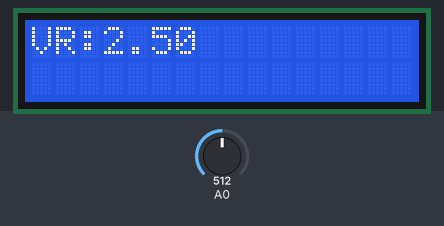
Recording of a sketch running on a simulated Arduino Uno, built with avr-gcc and run on an emulated ATmega328P. Shown: 16×2 character LCD. The test bench sets the inputs (shaded band); at power-on: A0 = 512.

Above: at 1.2 s.
1.3 s: A0 set to 716
At 2.7 s:
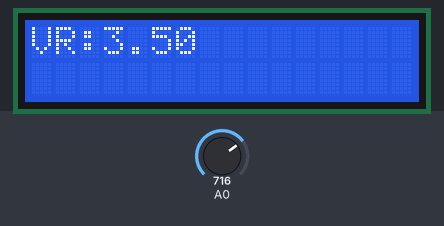
3.0 s: A0 set to 900
At 4.2 s:
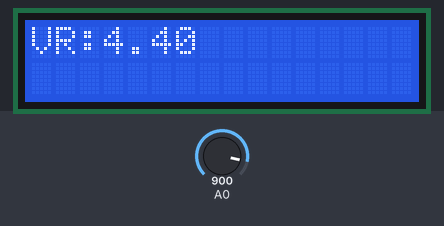
4.5 s: A0 set to 1023
At 5.9 s:
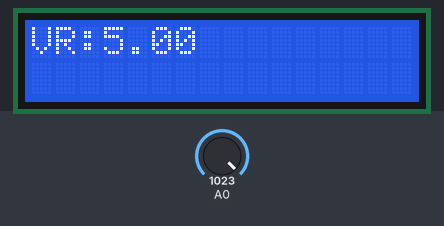
Timing chart, 0 to 7.5 s (numbered marks = the images above; inputs shaded):
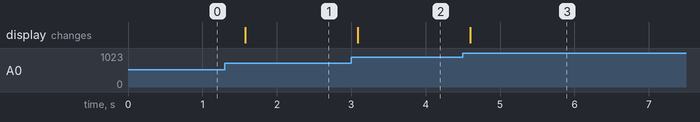

The sketch:

LCD_variableR.ino
```cpp
#include <LiquidCrystal.h>

const int rs = 12, en = 11, d4 = 2, d5 = 3, d6 = 4, d7 = 5;
LiquidCrystal lcd(rs, en, d4, d5, d6, d7);

float Volt;


void setup() {
  // put your setup code here, to run once:
  lcd.begin(16, 2);
  // Print a message to the LCD.
  lcd.print("hello, world!");


}

void loop() {

  int sensorValue = analogRead(A0);
  Volt = (float)5.0 * sensorValue/1023; //캐스팅 연산자 사용,
  //데이터변환시 손실을 방지
  lcd.clear();
  lcd.print("VR:");
  lcd.print(Volt);
  delay(500);

}
```

Measured:
- after the input at 1.3 s, the display: changes after 0.28 s (image 1)
- after the input at 3.0 s, the display: changes after 0.09 s (image 2)
- after the input at 4.5 s, the display: changes after 0.10 s (image 3)
